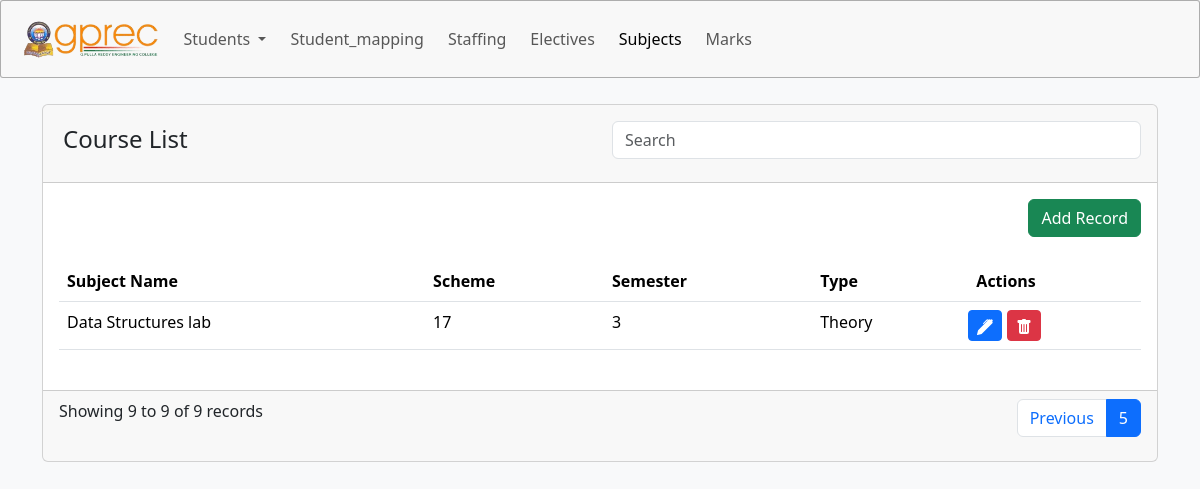
The page /show?page=5 on the database its author committed.
### acad/models.py (models this page shows, shortened)
class Subjects(models.Model):
    course_code=models.CharField(max_length=10)
    subject=models.CharField(max_length=50)
    category=models.CharField(max_length=6)
    scheme=models.IntegerField()
    semester=models.CharField(max_length=10)
    type=models.CharField(max_length=10)
    credits=models.DecimalField(max_digits=10, decimal_places=2)
    end_exam_marks=models.IntegerField()
    cia_marks=models.IntegerField()
    total_marks=models.IntegerField()

### acad/views.py (the view)
# urls.py: path('show', views.show, name='show'),
def show(request):
    records = Subjects.objects.all().order_by('-id')
    page = request.GET.get('page', 1)
    records_per_page = 2
    paginator = Paginator(records, records_per_page)
    try:
        records = paginator.page(page)
    except EmptyPage:
        records = paginator.page(paginator.num_pages)
    return render(request, 'show.html', {'records': records})

### templates/show.html (shortened to what this page needs)
{% extends "base.html" %}
{% block body %}
<div class="container my-5">
    <div class="card">
        <div class="card-header p-3">
            <div class="row">
                <div class="col-md-6">
                    <h4 class="p-1">Course List</h4>
                </div>
                <div class="col-md-6 text-right">
                    <input type="text" class="form-control" placeholder="Search">
                </div>
            </div>
        </div>
        <div class="card-body">
            <div class="row">
                <div class="col">
                <a href="{% url 'subject' %}" class="btn btn-success float-end mb-4">Add Record</a>
                </div>
            </div>
            <div class="row">
            <div class="table-responsive">
                <table class="table">
                    <thead>
                    <tr>
                        <th>Subject Name</th>
                        <th>Scheme</th>
                        <th>Semester</th>
                        <th>Type</th>
                        <th>Actions</th>
                    </tr>
                    </thead>
                    <tbody>
                    {% for record in records %}
                        <tr>
                            <td>{{ record.subject }}</td>
                            <td>{{ record.scheme }}</td>
                            <td>{{ record.semester }}</td>
                            <td>{{ record.type }}</td>
                            <td class="mx-0 px-0">
                                <button class="btn btn-sm btn-primary" data-bs-toggle="modal" data-bs-target="#editModal{{ record.id }}">
                                </button>
                                <button class="btn btn-sm btn-danger" data-bs-toggle="modal" data-bs-target="#deleteModal{{ record.id }}">
                                </button>
                            </td>
                        </tr>
                    {% endfor %}
                    </tbody>
                </table>
            </div>
        </div>
        </div>
        <div class="card-footer mt-2">
            <div class="d-flex justify-content-between">
                <span>Showing {{ records.start_index }} to {{ records.end_index }} of {{ records.paginator.count }} records</span>
                <ul class="pagination">
                    {% if records.has_previous %}
                        <li class="page-item"><a class="page-link" href="?page={{ records.previous_page_number }}">Previous</a></li>
                    {% endif %}
                    <li class="page-item active"><span class="page-link">{{ records.number }}</span></li>
                </ul>
            </div>
        </div>
    </div>
</div>
{% endblock body %}

### rows shown on the page
Subjects: subject "Data Structures lab", scheme "17", semester "3", type "Theory"

### other values the page prints
{{ records.start_index }} "9"
{{ records.end_index }} "9"
{{ records.paginator.count }} "9"
{{ records.number }} "5"
